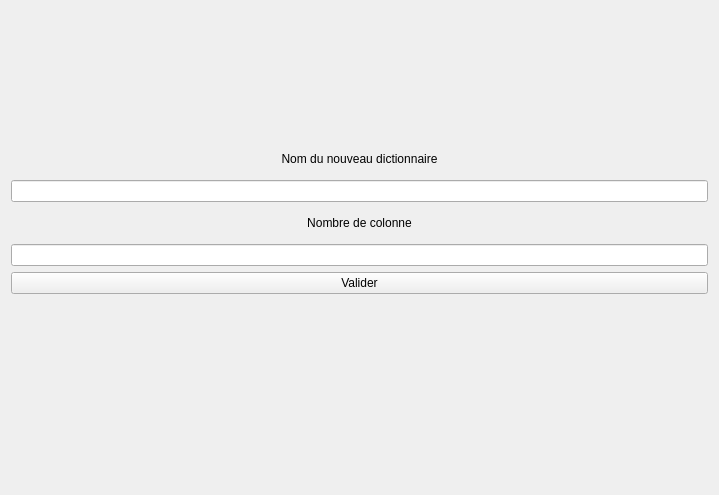
<?xml version="1.0" encoding="UTF-8"?>
<ui version="4.0">
 <class>WidgetNewVocabFirstStep</class>
 <widget class="QWidget" name="WidgetNewVocabFirstStep">
  <property name="geometry">
   <rect>
    <x>0</x>
    <y>0</y>
    <width>719</width>
    <height>495</height>
   </rect>
  </property>
  <property name="windowTitle">
   <string>Form</string>
  </property>
  <layout class="QVBoxLayout" name="verticalLayout_2">
   <item>
    <layout class="QVBoxLayout" name="verticalLayout">
     <item>
      <widget class="QLabel" name="labelForName">
       <property name="maximumSize">
        <size>
         <width>16777215</width>
         <height>30</height>
        </size>
       </property>
       <property name="text">
        <string>Nom du nouveau dictionnaire</string>
       </property>
       <property name="alignment">
        <set>Qt::AlignCenter</set>
       </property>
      </widget>
     </item>
     <item>
      <widget class="QLineEdit" name="lineEditForName"/>
     </item>
     <item>
      <widget class="QLabel" name="labelNumberColumn">
       <property name="maximumSize">
        <size>
         <width>16777215</width>
         <height>30</height>
        </size>
       </property>
       <property name="text">
        <string>Nombre de colonne</string>
       </property>
       <property name="alignment">
        <set>Qt::AlignCenter</set>
       </property>
      </widget>
     </item>
     <item>
      <widget class="QLineEdit" name="lineEditNumberColumn"/>
     </item>
     <item>
      <widget class="QPushButton" name="firstButtonForCreateVocab">
       <property name="text">
        <string>Valider</string>
       </property>
      </widget>
     </item>
     <item>
      <widget class="QLabel" name="labelError">
       <property name="maximumSize">
        <size>
         <width>16777215</width>
         <height>30</height>
        </size>
       </property>
       <property name="styleSheet">
        <string notr="true">color: rgb(239, 41, 41);</string>
       </property>
       <property name="text">
        <string/>
       </property>
       <property name="alignment">
        <set>Qt::AlignCenter</set>
       </property>
      </widget>
     </item>
    </layout>
   </item>
   <item>
    <spacer name="horizontalSpacer">
     <property name="orientation">
      <enum>Qt::Horizontal</enum>
     </property>
     <property name="sizeHint" stdset="0">
      <size>
       <width>40</width>
       <height>20</height>
      </size>
     </property>
    </spacer>
   </item>
  </layout>
 </widget>
 <resources/>
 <connections/>
</ui>
